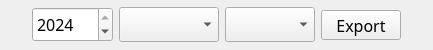
     <widget class="QWidget" name="title_bar" native="true">
      <property name="sizePolicy">
       <sizepolicy hsizetype="Preferred" vsizetype="Fixed">
        <horstretch>0</horstretch>
        <verstretch>0</verstretch>
       </sizepolicy>
      </property>
      <property name="minimumSize">
       <size>
        <width>0</width>
        <height>50</height>
       </size>
      </property>
      <property name="maximumSize">
       <size>
        <width>16777215</width>
        <height>50</height>
       </size>
      </property>
      <layout class="QHBoxLayout" name="horizontalLayout" stretch="2,5,5,5,1,2">
       <property name="leftMargin">
        <number>0</number>
       </property>
       <property name="topMargin">
        <number>0</number>
       </property>
       <property name="rightMargin">
        <number>0</number>
       </property>
       <property name="bottomMargin">
        <number>0</number>
       </property>
       <item>
        <spacer name="horizontalSpacer_8">
         <property name="orientation">
          <enum>Qt::Horizontal</enum>
         </property>
         <property name="sizeType">
          <enum>QSizePolicy::Expanding</enum>
         </property>
         <property name="sizeHint" stdset="0">
          <size>
           <width>40</width>
           <height>20</height>
          </size>
         </property>
        </spacer>
       </item>
       <item>
        <widget class="QSpinBox" name="year_select">
         <property name="minimumSize">
          <size>
           <width>0</width>
           <height>35</height>
          </size>
         </property>
         <property name="maximumSize">
          <size>
           <width>16777215</width>
           <height>35</height>
          </size>
         </property>
         <property name="font">
          <font>
           <family>Formula1</family>
           <pointsize>12</pointsize>
          </font>
         </property>
         <property name="alignment">
          <set>Qt::AlignLeading|Qt::AlignLeft|Qt::AlignVCenter</set>
         </property>
         <property name="minimum">
          <number>1950</number>
         </property>
         <property name="maximum">
          <number>2024</number>
         </property>
         <property name="value">
          <number>2024</number>
         </property>
        </widget>
       </item>
       <item>
        <widget class="QComboBox" name="grandprix_select">
         <property name="minimumSize">
          <size>
           <width>0</width>
           <height>35</height>
          </size>
         </property>
         <property name="maximumSize">
          <size>
           <width>16777215</width>
           <height>35</height>
          </size>
         </property>
         <property name="placeholderText">
          <string>--Grandprix--</string>
         </property>
        </widget>
       </item>
       <item>
        <widget class="QComboBox" name="session_select">
         <property name="minimumSize">
          <size>
           <width>0</width>
           <height>35</height>
          </size>
         </property>
         <property name="maximumSize">
          <size>
           <width>16777215</width>
           <height>35</height>
          </size>
         </property>
         <property name="placeholderText">
          <string>--Session--</string>
         </property>
        </widget>
       </item>
       <item>
        <widget class="QPushButton" name="export_data">
         <property name="minimumSize">
          <size>
           <width>0</width>
           <height>30</height>
          </size>
         </property>
         <property name="maximumSize">
          <size>
           <width>16777215</width>
           <height>30</height>
          </size>
         </property>
         <property name="font">
          <font>
           <family>Formula1</family>
           <pointsize>12</pointsize>
          </font>
         </property>
         <property name="text">
          <string>Export</string>
         </property>
        </widget>
       </item>
       <item>
        <spacer name="horizontalSpacer_2">
         <property name="font">
          <font>
           <family>Formula1</family>
           <pointsize>12</pointsize>
          </font>
         </property>
         <property name="orientation">
          <enum>Qt::Horizontal</enum>
         </property>
         <property name="sizeHint" stdset="0">
          <size>
           <width>40</width>
           <height>20</height>
          </size>
         </property>
        </spacer>
       </item>
      </layout>
     </widget>
